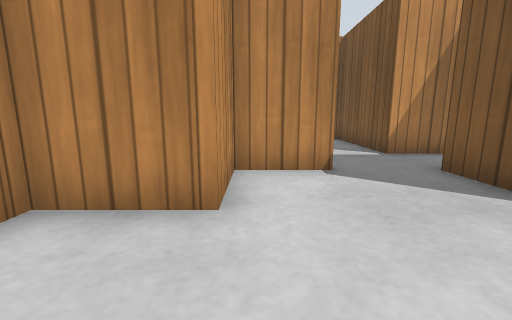
view 1 (above)

24 first-person views from a walk through a world built for the Gazebo simulator. The camera is 0.5 m above the floor, tilts 10° down and sees 90° across. The floor is counted in squares, 0.5 m on a side. Each view is taken from the middle of a square. On the plan, view 1 faces up. The plan holds only what a view shows up to about 11 squares ahead; the rest is blank. Simple patterns stand in for the simulator's built-in surfaces.

view 2
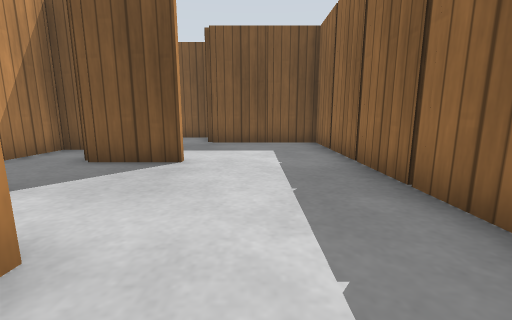

view 3
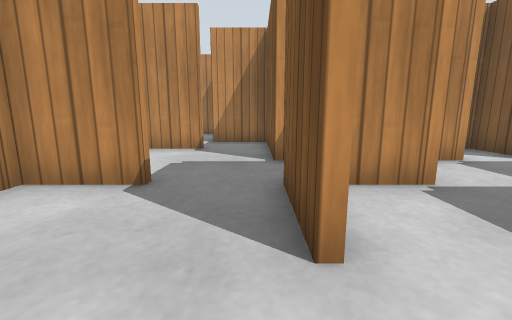

view 4
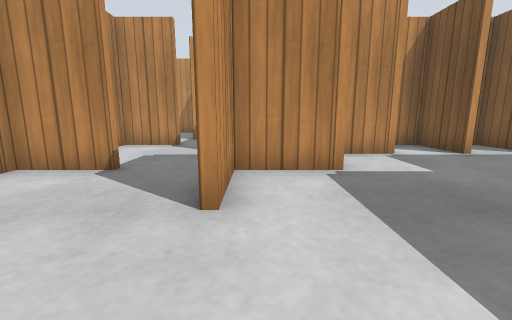

view 5
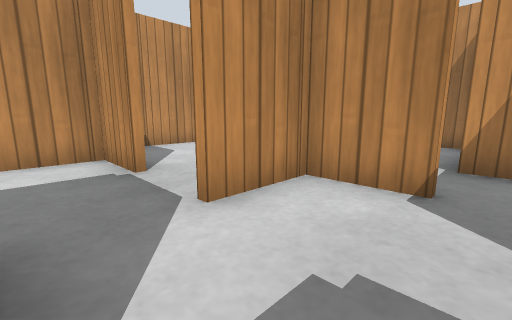

view 6
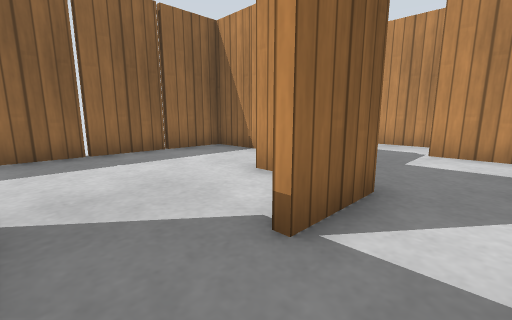

view 7
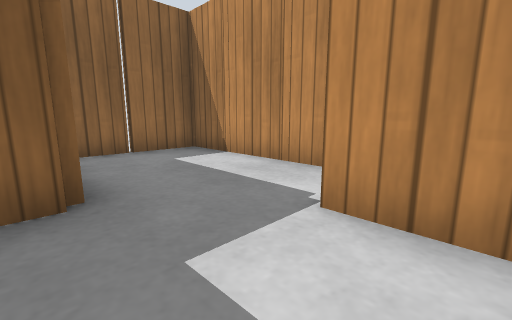

view 8
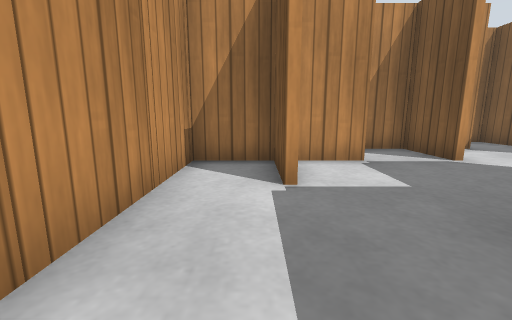

view 9
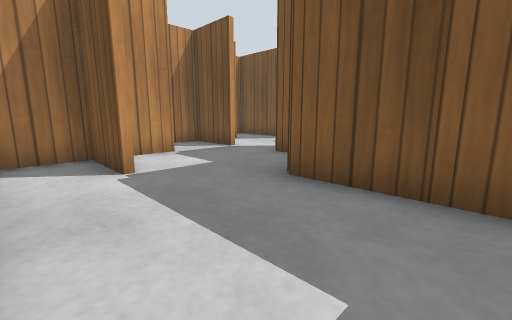

view 10
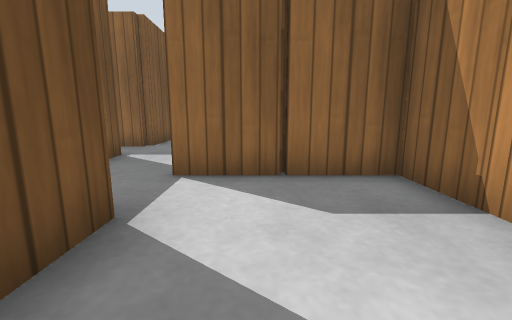

view 11
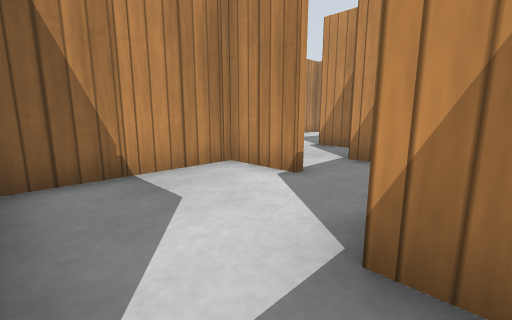

view 12
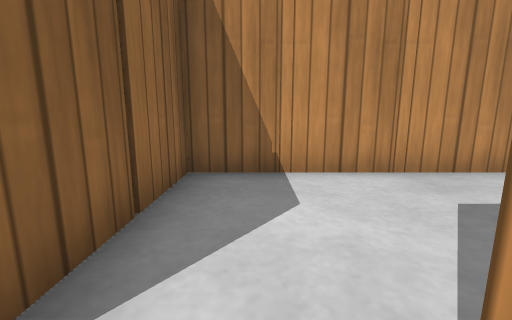

view 13
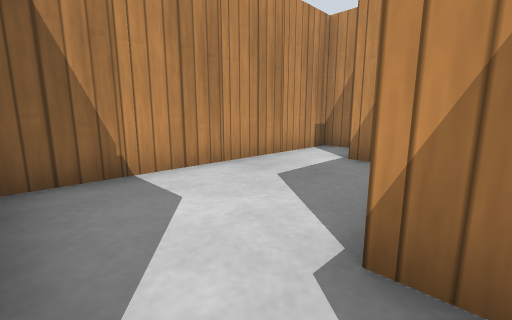

view 14
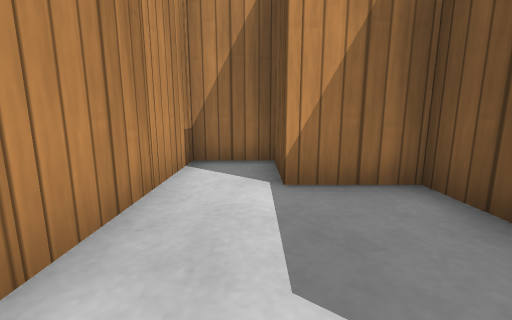

view 15
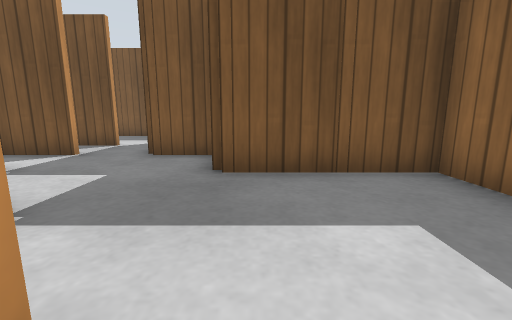

view 16
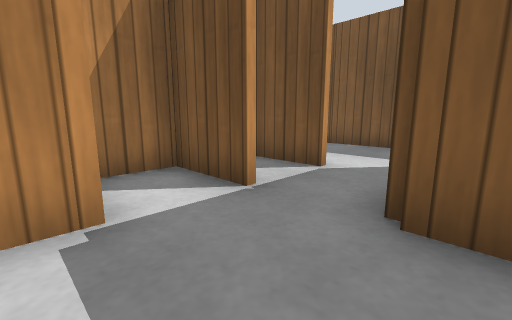

view 17
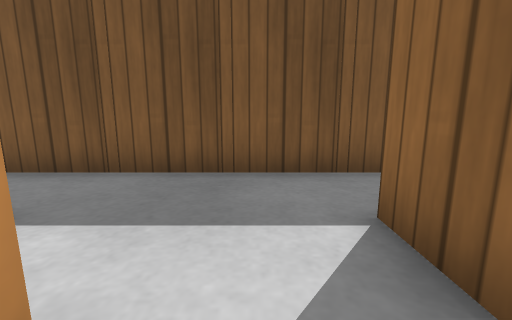

view 18
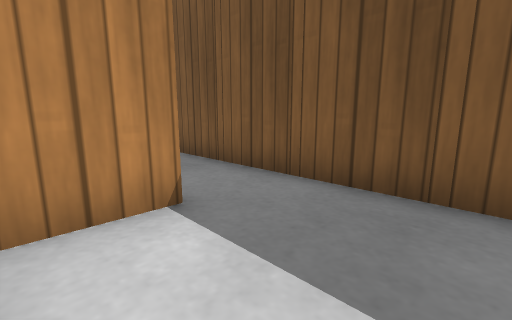

view 19
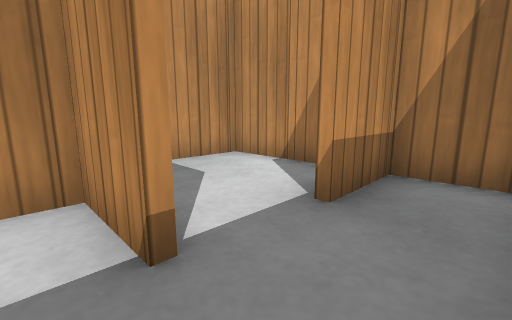

view 20
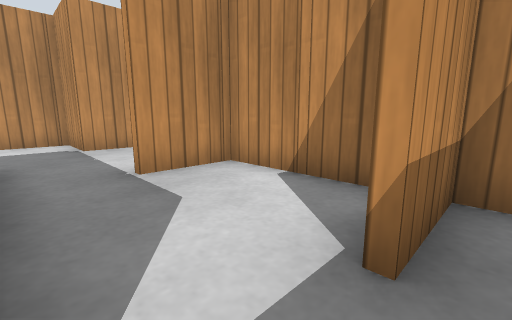

view 21
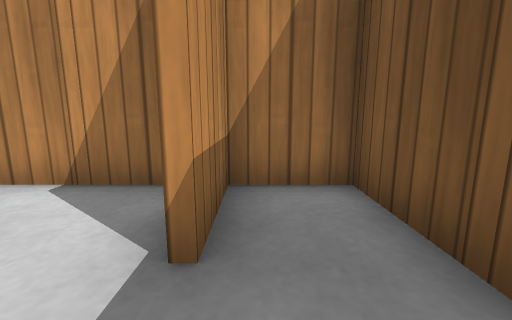

view 22
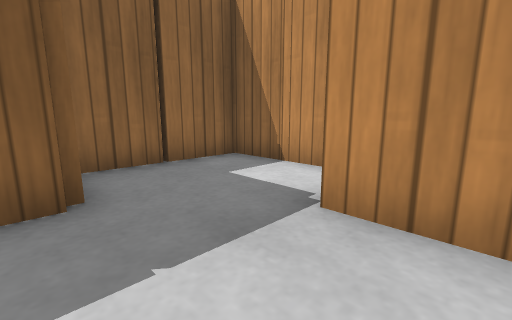

view 23
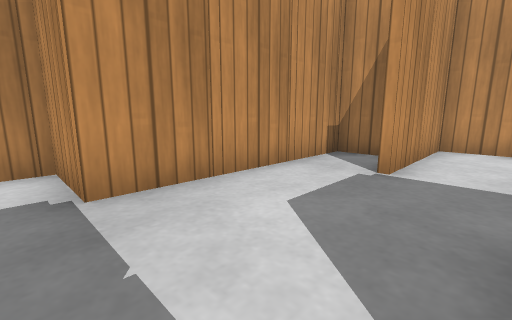

view 24
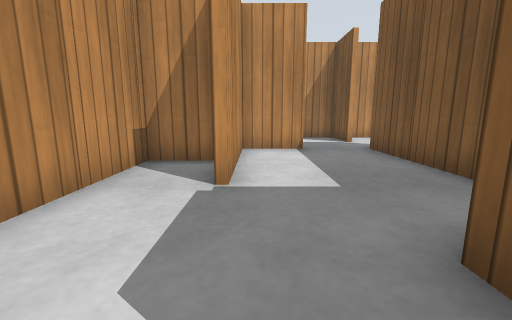

### Floor plan
Ten units are one square. View 1 is at (0, 0); x grows to the right and y downward. Boxes are objects, and circles mark ways between rooms. Rooms are numbered by the first view taken in them; rooms with no view inside come last. Other rooms are left out.
<svg viewBox="-80 -195 250 215">
<path fill="none" stroke="#000" d="M34 -25 34 -45M15 -46 -4 -46 -4 -26 -25 -26M56 -46 36 -46 36 -25M74 -15 74 -25M-24 -5 -24 12 74 12 74 -5M94 -30 94 -45M76 -66 62 -66M94 -65 94 -85M85 -86 80 -86M-5 -48 15 -48M-4 -85 -4 -65M-25 -66 -49 -66M15 -86 -9 -86M35 -48 44 -48M-44 -65 -44 -45M45 -66 34 -66 34 -85M34 -94 34 -105M24 -106 14 -106M54 -60 54 -65M-26 -14 -26 -25M-46 -45 -46 -65M-25 -28 -19 -28M-26 1 -26 -5M-49 -66 -64 -66 -64 12 -32 12M6 -146 -6 -146M-9 -86 -26 -86M-6 -65 -6 -85M-26 -114 -26 -125M-24 -126 -46 -126 -46 -145M-54 -146 -64 -146 -64 -68 -30 -68M114 -65 114 -85M135 -86 116 -86 116 -79M154 -45 154 -84M120 -48 135 -48M136 -125 136 -105M154 -84 154 -126 130 -126M71 -166 56 -166 56 -106M114 -154 114 -165M95 -186 76 -186 76 -145M114 -174 114 -185M130 -126 96 -126 96 -105M56 -106 24 -106M36 -76 36 -68 71 -68M36 -105 36 -94M75 -88 81 -88M-5 -126 -24 -126M-24 -125 -24 -88 15 -88M14 -106 14 -118"/>
<rect x="-15" y="5" width="10" height="10" fill="#bbb"><title>wooden post</title></rect>
<rect x="5" y="5" width="10" height="10" fill="#bbb"><title>wooden post</title></rect>
<rect x="25" y="5" width="10" height="10" fill="#bbb"><title>wooden post</title></rect>
<rect x="45" y="5" width="10" height="10" fill="#bbb"><title>wooden post</title></rect>
<rect x="55" y="-65" width="10" height="10" fill="#bbb"><title>wooden post</title></rect>
<rect x="65" y="-35" width="10" height="10" fill="#bbb"><title>wooden post</title></rect>
<rect x="85" y="-55" width="10" height="10" fill="#bbb"><title>wooden post</title></rect>
<rect x="-45" y="-65" width="10" height="10" fill="#bbb"><title>wooden post</title></rect>
<rect x="-15" y="-55" width="10" height="10" fill="#bbb"><title>wooden post</title></rect>
<rect x="-5" y="-85" width="10" height="10" fill="#bbb"><title>wooden post</title></rect>
<rect x="25" y="-55" width="10" height="10" fill="#bbb"><title>wooden post</title></rect>
<rect x="-75" y="-15" width="10" height="10" fill="#bbb"><title>wooden post</title></rect>
<rect x="-75" y="-35" width="10" height="10" fill="#bbb"><title>wooden post</title></rect>
<rect x="-75" y="-55" width="10" height="10" fill="#bbb"><title>wooden post</title></rect>
<rect x="-65" y="-65" width="10" height="10" fill="#bbb"><title>wooden post</title></rect>
<rect x="-55" y="5" width="10" height="10" fill="#bbb"><title>wooden post</title></rect>
<rect x="-35" y="-15" width="10" height="10" fill="#bbb"><title>wooden post</title></rect>
<rect x="-35" y="-35" width="10" height="10" fill="#bbb"><title>wooden post</title></rect>
<rect x="-45" y="-145" width="10" height="10" fill="#bbb"><title>other object</title></rect>
<rect x="-35" y="-135" width="10" height="10" fill="#bbb"><title>wooden post</title></rect>
<rect x="-75" y="-95" width="10" height="10" fill="#bbb"><title>wooden post</title></rect>
<rect x="-75" y="-115" width="10" height="10" fill="#bbb"><title>wooden post</title></rect>
<rect x="-75" y="-135" width="10" height="10" fill="#bbb"><title>wooden post</title></rect>
<rect x="-65" y="-145" width="10" height="10" fill="#bbb"><title>wooden post</title></rect>
<rect x="-55" y="-75" width="10" height="10" fill="#bbb"><title>wooden post</title></rect>
<rect x="-35" y="-115" width="20" height="20" fill="#bbb"><title>wooden post</title></rect>
<rect x="95" y="-85" width="10" height="10" fill="#bbb"><title>wooden post</title></rect>
<rect x="115" y="-85" width="10" height="10" fill="#bbb"><title>wooden post</title></rect>
<rect x="155" y="-65" width="10" height="10" fill="#bbb"><title>wooden post</title></rect>
<rect x="155" y="-85" width="10" height="10" fill="#bbb"><title>wooden post</title></rect>
<rect x="135" y="-125" width="10" height="10" fill="#bbb"><title>wooden post</title></rect>
<rect x="155" y="-105" width="10" height="10" fill="#bbb"><title>wooden post</title></rect>
<rect x="155" y="-125" width="10" height="10" fill="#bbb"><title>wooden post</title></rect>
<rect x="45" y="-135" width="10" height="10" fill="#bbb"><title>wooden post</title></rect>
<rect x="45" y="-155" width="10" height="10" fill="#bbb"><title>wooden post</title></rect>
<rect x="75" y="-165" width="10" height="10" fill="#bbb"><title>wooden post</title></rect>
<rect x="85" y="-135" width="10" height="10" fill="#bbb"><title>wooden post</title></rect>
<rect x="105" y="-175" width="10" height="10" fill="#bbb"><title>wooden post</title></rect>
<rect x="85" y="-95" width="10" height="10" fill="#bbb"><title>wooden post</title></rect>
<rect x="105" y="-95" width="10" height="10" fill="#bbb"><title>wooden post</title></rect>
<rect x="25" y="-95" width="20" height="20" fill="#bbb"><title>wooden post</title></rect>
<rect x="35" y="-105" width="10" height="10" fill="#bbb"><title>wooden post</title></rect>
<rect x="45" y="-75" width="10" height="10" fill="#bbb"><title>wooden post</title></rect>
<rect x="65" y="-95" width="10" height="10" fill="#bbb"><title>wooden post</title></rect>
<rect x="-25" y="-125" width="10" height="10" fill="#bbb"><title>wooden post</title></rect>
<rect x="-15" y="-95" width="10" height="10" fill="#bbb"><title>wooden post</title></rect>
<circle cx="20" cy="-50" r="3" fill="#2a7"/>
<circle cx="100" cy="-60" r="3" fill="#2a7"/>
<circle cx="-30" cy="-50" r="3" fill="#2a7"/>
<circle cx="-20" cy="-70" r="3" fill="#2a7"/>
<circle cx="10" cy="-100" r="3" fill="#2a7"/>
<circle cx="0" cy="-120" r="3" fill="#2a7"/>
<circle cx="-30" cy="-80" r="3" fill="#2a7"/>
<circle cx="150" cy="-90" r="3" fill="#2a7"/>
<circle cx="130" cy="-100" r="3" fill="#2a7"/>
<circle cx="70" cy="-115" r="3" fill="#2a7"/>
<circle cx="90" cy="-100" r="3" fill="#2a7"/>
<text x="30" y="-20">1</text>
<text x="0" y="-60">2</text>
<text x="-50" y="-20">3</text>
<text x="-10" y="-140">4</text>
<text x="-20" y="-80">5</text>
<text x="-50" y="-100">6</text>
<text x="130" y="-70">7</text>
<text x="150" y="-110">8</text>
<text x="80" y="-150">9</text>
<text x="110" y="-110">10</text>
<text x="50" y="-90">11</text>
<text x="-10" y="-110">12</text>
</svg>
Room 1 opens to room 2. Room 1 opens to room 7. Room 2 opens to room 3. Room 2 opens to room 5. Room 2 opens to room 12. Room 4 opens to room 12. Room 5 opens to room 6. Room 7 opens to room 8. Room 8 opens to room 10. Room 9 opens to room 11. Room 10 opens to room 11.

Where each view was taken, in squares from view 1:
view 1: 0 up, 0 right, facing up
view 2: 1 up, 2 left, facing right
view 3: 1 up, 3 right, facing up
view 4: 0 up, 4 right, facing up
view 5: 5 up, 2 right, facing up-left
view 6: 6 up, 3 right, facing down-left
view 7: 6 up, 2 left, facing down-left
view 8: 1 up, 5 left, facing up
view 9: 0 up, 6 left, facing up-right
view 10: 13 up, 0 right, facing down
view 11: 9 up, 2 right, facing up-left
view 12: 8 up, 2 left, facing left
view 13: 7 up, 2 left, facing up-left
view 14: 9 up, 5 left, facing up
view 15: 2 up, 3 right, facing right
view 16: 4 up, 7 right, facing up-right
view 17: 6 up, 11 right, facing right
view 18: 6 up, 12 right, facing up-right
view 19: 8 up, 15 right, facing up-left
view 20: 9 up, 14 right, facing up-left
view 21: 9 up, 14 right, facing up
view 22: 12 up, 8 right, facing down-left
view 23: 10 up, 9 right, facing up-left
view 24: 11 up, 8 right, facing up
